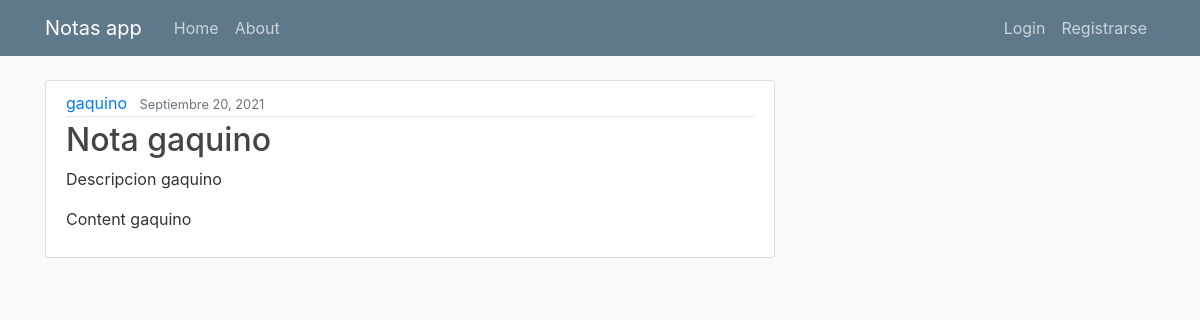
The page /post/10/ on the database its author committed.
### lab/models.py (models this page shows, shortened)
class Post(models.Model):
    titulo = models.CharField(max_length=100)
    descripcion = models.CharField(max_length=100, default='')
    contenido = models.TextField()
    date_posted = models.DateTimeField(default=timezone.now)
    author = models.ForeignKey(User, on_delete=models.CASCADE)
    class Meta:
        verbose_name = 'nota'
        verbose_name_plural = 'notas'

### lab/views.py (the view)
# urls.py: path('post/<int:pk>/', PostDetailView.as_view(), name='post-detail'),
class PostDetailView(DetailView):
    model = Post

### lab/templates/lab/post_detail.html (shortened to what this page needs)
{% extends "lab/base.html" %}
{% block content%}
  <article class="media content-section">
    <div class="media-body">
      <div class="article-metadata">
        <a class="mr-2" href="#">{{ object.author }}</a>
        <small class="text-muted">{{ object.date_posted|date:"F d, Y" }}</small>
      </div>
      <h2 class="article-title"">{{ post.titulo }}</h2>
      <p class="article-content">{{ post.descripcion }}</p>
      <p class="article-content">{{ post.contenido }}</p>
    </div>
  </article>
{% endblock content %}

### lab/static/lab/main.css (style rules this page uses)
body { background: #fafafa; color: #333333; margin-top: 5rem; }
h1, h2, h3, h4, h5, h6 { color: #444444; }
.content-section { background: #ffffff; padding: 10px 20px; border: 1px solid #dddddd; border-radius: 3px; margin-bottom: 20px; }
.article-title { color: #444444; }
.article-content { white-space: pre-line; }
.article-metadata { padding-bottom: 1px; margin-bottom: 4px; border-bottom: 1px solid #e3e3e3 }

### rows shown on the page
Post: author "gaquino", date_posted "Septiembre 20, 2021", titulo "Nota gaquino", descripcion "Descripcion gaquino", contenido "Content gaquino"
